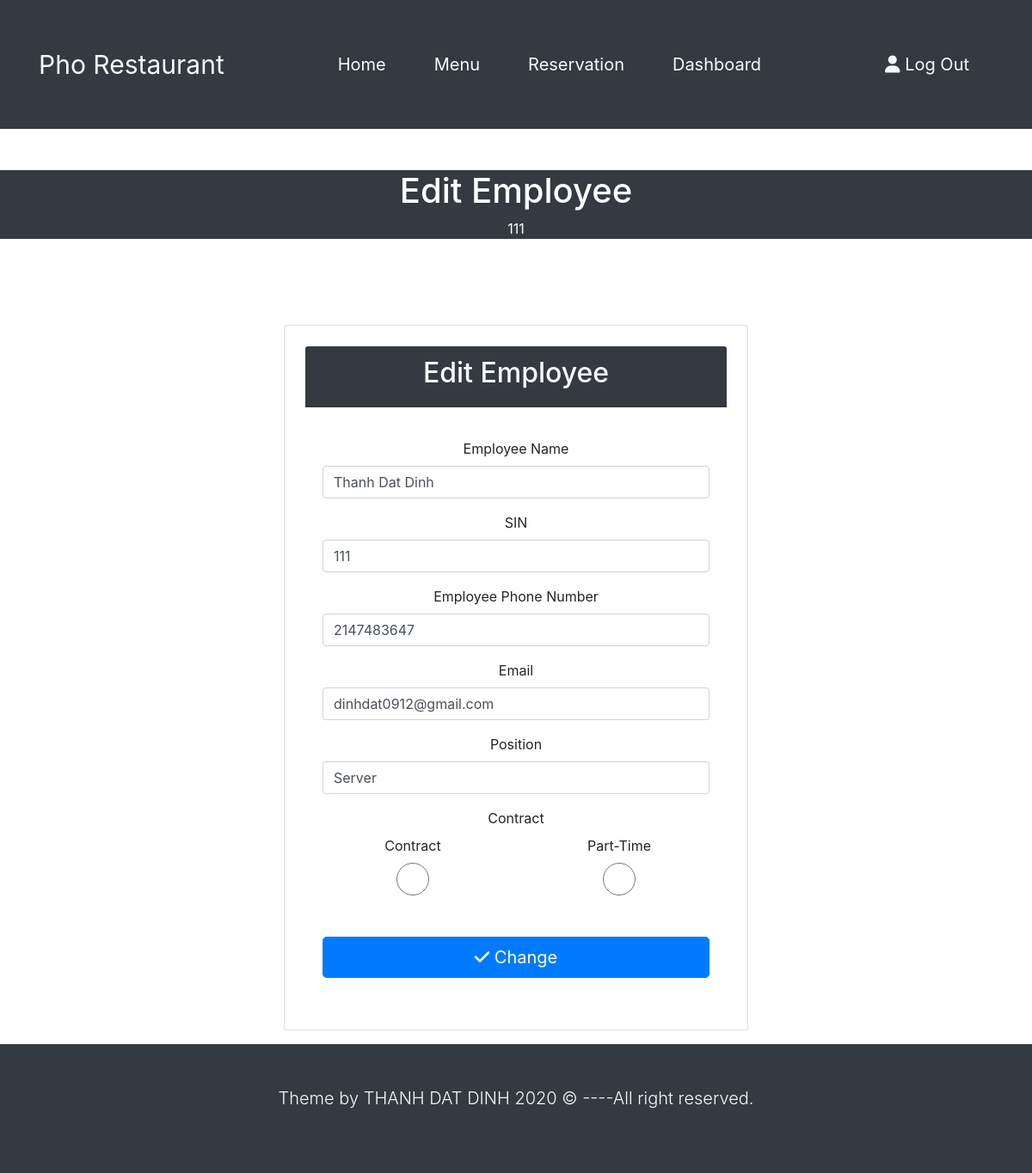
The app's page /editEmployee.php?SIN=111 with its own data.
### tables this page shows
CREATE TABLE `employee` (
  `SIN` int(10) NOT NULL,
  `EName` varchar(50) NOT NULL,
  `ENumber` int(11) NOT NULL,
  `EEmail` varchar(50) NOT NULL,
  `Position` varchar(50) NOT NULL,
  `Contract` varchar(50) NOT NULL
);

### editEmployee.php (the view, shortened to what this page needs)
<?php
    $getSin = $_GET["SIN"];
?>
<!DOCTYPE html>
<html lang="en">
<head>
    <link rel="stylesheet" href="https://cdn.jsdelivr.net/npm/bootstrap@4.5.3/dist/css/bootstrap.min.css">
    <link rel="stylesheet" href="css/style.css">
</head>
<body >
    <nav class="navbar navbar-expand-lg navbar-dark bg-dark">
        <div class="container" >
            <a href="home.php" class="navbar-brand text-light">Pho Restaurant</a>
            <div class="collapse navbar-collapse" id="navbarcollapseCMS">
                <ul class="navbar-nav m-auto">
                    <li class="nav-item">
                        <a href="home.php" class="nav-link text-light">Home</a>
                    </li>
                    <li class="nav-item">
                        <a href="menu.php" class="nav-link text-light">Menu</a>
                    </li>
                    <li class="nav-item">
                        <a href="reservation.php" class="nav-link text-light">Reservation</a>
                    </li>
                    <li class="nav-item">
                        <a href="adminDashboard.php" class="nav-link text-light">Dashboard</a>
                    </li>
                </ul>
                <ul class="navbar-nav">
                    <li class="nav-item">
                        <a href="login.php" class="nav-link text-light"><i class="fas fa-user"></i> Log Out</a>
                    </li>
                </ul>
            </div>
        </div>
    </nav>
    <header >
        <div class="container-fluid bg-dark text-white py-0 mt-5">
            <div class="row">
                <div class="col-lg-12 text-center">
                    <h1>Edit Employee</h1>
                    <?php echo $getSin;?>
                </div>
            </div>
        </div>
    </header>
    <main>
        <section class="container">
            <?php
                global $ConnectingDB;
                $sql = "SELECT * FROM employee WHERE SIN='$getSin'";
                $stmt = $ConnectingDB ->query($sql);
                while($dataRows = $stmt->fetch()){
                    $nameUpdating = $dataRows["EName"];
                    $SINUpdating = $dataRows["SIN"];
                    $numberUpdating = $dataRows["ENumber"];
                    $emailUpdating = $dataRows["EEmail"];
                    $positionUpdating = $dataRows["Position"];
                    $contractUpdating = $dataRows["Contract"];
                }
            ?>
            <div class="row align-items-center">
                <div class="col-lg-6 m-auto">
                    <form class="m-auto" action="editEmployee.php?SIN=<?php echo $SINUpdating;?>" method="POST">
                        <div class="card p-4">
                            <div class="card-header text-center bg-dark text-light"><h2>Edit Employee<h2></div>
                            <div class="card-body">
                                <div class="form-group my-3 my-3 text-center">
                                    <label for="employeeName">Employee Name</label>
                                        <input id="employeeName" value="<?php echo $nameUpdating;?>" class="form-control" type="text" name="employeeName" placeholder="Type employeeName here" >
                                    </div>
                                <div class="form-group my-3 text-center">
                                    <label for="SIN">SIN</label>
                                    <input id="SIN" class="form-control" value="<?php echo $SINUpdating;?>" type="number" name="SIN" placeholder="Type SIN here">
                                </div>
                                <div class="form-group my-3 text-center">
                                    <label for="ePhoneNumber">Employee Phone Number</label>
                                    <input id="ePhoneNumber" value="<?php echo $numberUpdating;?>" class="form-control" type="text" name="ePhoneNumber" placeholder="Type ePhoneNumber here"  >
                                </div>
                                <div class="form-group my-3 text-center  ">
                                <label for="email">Email</label>
                                    <input id="email" value="<?php echo $emailUpdating;?>" class="form-control" type="email" name="email" placeholder="Type email here"  >
                                </div>
                                <div class="form-group my-3 text-center  ">
                                    <label for="position">Position</label>
                                    <input id="position" value="<?php echo $positionUpdating;?>" class="form-control" type="text" name="position" placeholder="Type position here" >
                                </div>
                                <div class="form-group my-3 text-center  ">
                                    <label for="contractType">Contract</label>
                                    <br>
                                    <div class="row">
                                        <div class="col-lg-6">
                                        <label for="contractType1">Contract</label>
                                        <input id="contractType1"  value="<?php echo $contractUpdating;?>" class="form-control" type="radio" name="contractType" placeholder="Type contractType here" >
                                        </div>
                                        <div class="col-lg-6">
                                        <label for="contractType2">Part-Time</label>
                                        <input id="contractType2" value="<?php echo $contractUpdating;?>" class="form-control" type="radio" name="contractType" placeholder="Type contractType here" >
                                        </div>
                                    </div>
                                </div>
                                <div class="form-group mt-5 text-center">
                                    <button type="submit" name="Submit" class="btn btn-primary btn-lg btn-block">
                                        <i class="fas fa-check"></i> Change
                                    </button>
                                </div>
                            </div>
                        </div>
                    </form>
                </div>
            </div>
        </section>
    </main>
    <footer class="text-light mt-3 bg-dark">
        <div class="container">
            <div class="row align-items-center">
                <div class="col text-center align-middle">
                    <p class="lead mt-5">Theme by THANH DAT DINH <span id="year"></span> &copy; ----All right reserved.</p>
                </div>
            </div>
        </div>
    </footer>
</body>
</html>

### css/style.css (style rules this page uses)
.nav-link { font-size: 20px; margin:0 20px; }
.navbar-brand { font-size: 30px;; }
.navbar { min-height: 150px; }
main .container { min-height: 600px; margin-top: 100px; }
body footer { min-height:150px; font-size: 30px; font-weight: bold; }

### records on screen
employee: employeeName "Thanh Dat Dinh", SIN "111", ePhoneNumber "2147483647", email "dinhdat0912@gmail.com", position "Server"

### other values on screen
$getSin "111"
